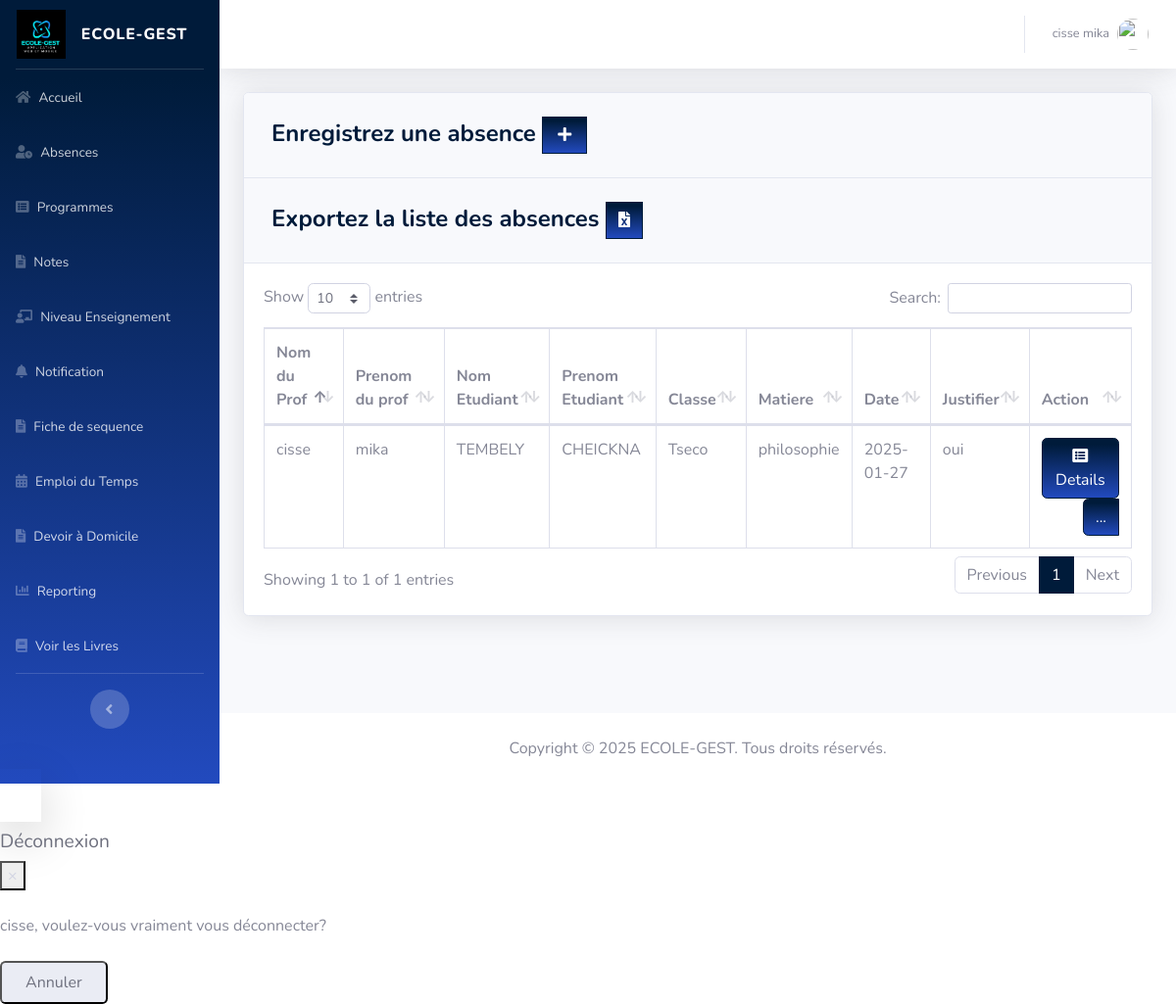
/pages/absence.php (signed in), run on the app's committed database.
### tables this page shows
CREATE TABLE `absence` (
  `id_absence` int(11) NOT NULL,
  `nom` varchar(100) NOT NULL,
  `prenom` varchar(100) NOT NULL,
  `nom_etudiant` varchar(100) NOT NULL,
  `prenom_etudiant` varchar(100) NOT NULL,
  `classe` varchar(100) NOT NULL,
  `matiere` varchar(100) NOT NULL,
  `dates` date NOT NULL,
  `justifier` varchar(100) NOT NULL,
  `nom_ecole` varchar(100) NOT NULL,
  `champ_visible` int(1) NOT NULL DEFAULT 1
);

### pages/absence.php (the view, shortened to what this page needs)
<?php
include '../includes/connection.php';
include '../includes/sidebar_prof.php';
?>
<div class="card shadow mb-4">
    <div class="card-header py-3">
        <h4 class="m-2 font-weight-bold text-primary">Enregistrez une absence&nbsp;<a href="#" data-toggle="modal" data-target="#absenceProfModal" type="button" class="btn btn-primary bg-gradient-primary" style="border-radius: 0px;"><i class="fas fa-fw fa-plus"></i></a></h4>
    </div>
    <div class="card-header py-3">
        <h4 class="m-2 font-weight-bold text-primary">Exportez la liste des absences&nbsp;<a href="fonction_csv.php" type="button" class="btn btn-primary bg-gradient-primary" style="border-radius: 0px;"><i class="fa fa-file-excel"></i></a></h4>
    </div>
    <div class="card-body">
        <div class="table-responsive">
            <table class="table table-bordered" id="dataTable" width="100%" cellspacing="0">
                <thead>
                    <tr>
                        <th>Nom du Prof</th>
                        <th>Prenom du prof</th>
                        <th>Nom Etudiant</th>
                        <th>Prenom Etudiant</th>
                        <th>Classe</th>
                        <th>Matiere</th>
                        <th>Date</th>
                        <th>Justifier</th>
                        <th>Action</th>
                    </tr>
                </thead>
                <tbody>
                    <?php
$query = "SELECT distinct a.*, u.nom_user, u.prenom_user FROM absence a
          JOIN utilisateur u ON a.nom_ecole = u.nom_ecole
          WHERE u.nom_user = '".$_SESSION['nom_user']."' AND u.prenom_user = '".$_SESSION['prenom_user']."'
          ORDER BY a.id_absence DESC";
                    $result = mysqli_query($db, $query) or die (mysqli_error($db));
                    while ($row = mysqli_fetch_assoc($result)) {
                        echo '<tr>';
                        echo '<td>'. $row['nom_user'] .'</td>';
                        echo '<td>'. $row['prenom_user'] .'</td>';
                        echo '<td>'. $row['nom_etudiant'].'</td>';
                        echo '<td>'. $row['prenom_etudiant'].'</td>';
                        echo '<td>'. $row['classe'].'</td>';
                        echo '<td>'. $row['matiere'].'</td>';
                        echo '<td>'. $row['dates'].'</td>';
                        echo '<td>'. $row['justifier'].'</td>';
                        $nomEtudiant = $row['nom_etudiant'];
                        $queryCount = "SELECT COUNT(*) as count FROM absence WHERE nom_etudiant = '$nomEtudiant'";
                        $resultCount = mysqli_query($db, $queryCount);
                        $rowCount = mysqli_fetch_assoc($resultCount);
                        $count = $rowCount['count'];
                        if ($count >= 3 ) {
                            echo '<td align="right" style="color: red;">';
                        } else {
                            echo '<td align="right">';
                        }
                        echo '<div class="btn-group">
                                  <a type="button" class="btn btn-primary bg-gradient-primary" href="absence_searchfrm.php?action=edit&id='.$row['id_absence'].'"><i class="fas fa-fw fa-list-alt"></i> Details</a>
                              </div>
                              <div class="btn-group">
                                  <a type="button" class="btn btn-primary bg-gradient-primary dropdown no-arrow" data-toggle="dropdown" style="color:white;">
                                      ... <span class="caret"></span>
                                  </a>
                                  <ul class="dropdown-menu text-center" role="menu">
                                      <li>
                                          <a type="button" class="btn btn-warning bg-gradient-warning btn-block" style="border-radius: 0px;" href="absence_edit.php?action=edit&id='.$row['id_absence'].'">
                                              <i class="fas fa-fw fa-edit"></i> Modifiez
                                          </a>
                                      </li>
                                  </ul>
                              </div>
                            </td>';
                        echo '</tr>';
                    }
                    ?>
                </tbody>
            </table>
        </div>
    </div>
</div>
<?php
include '../includes/footer.php';
?>

### data on the page
absence: nom_user "cisse", prenom_user "mika", nom_etudiant "TEMBELY", prenom_etudiant "CHEICKNA", classe "Tseco", matiere "philosophie", dates "2025-01-27", justifier "oui"

### other printed values
$_SESSION['nom_user'] "cisse"
$_SESSION['prenom_user'] "mika"
